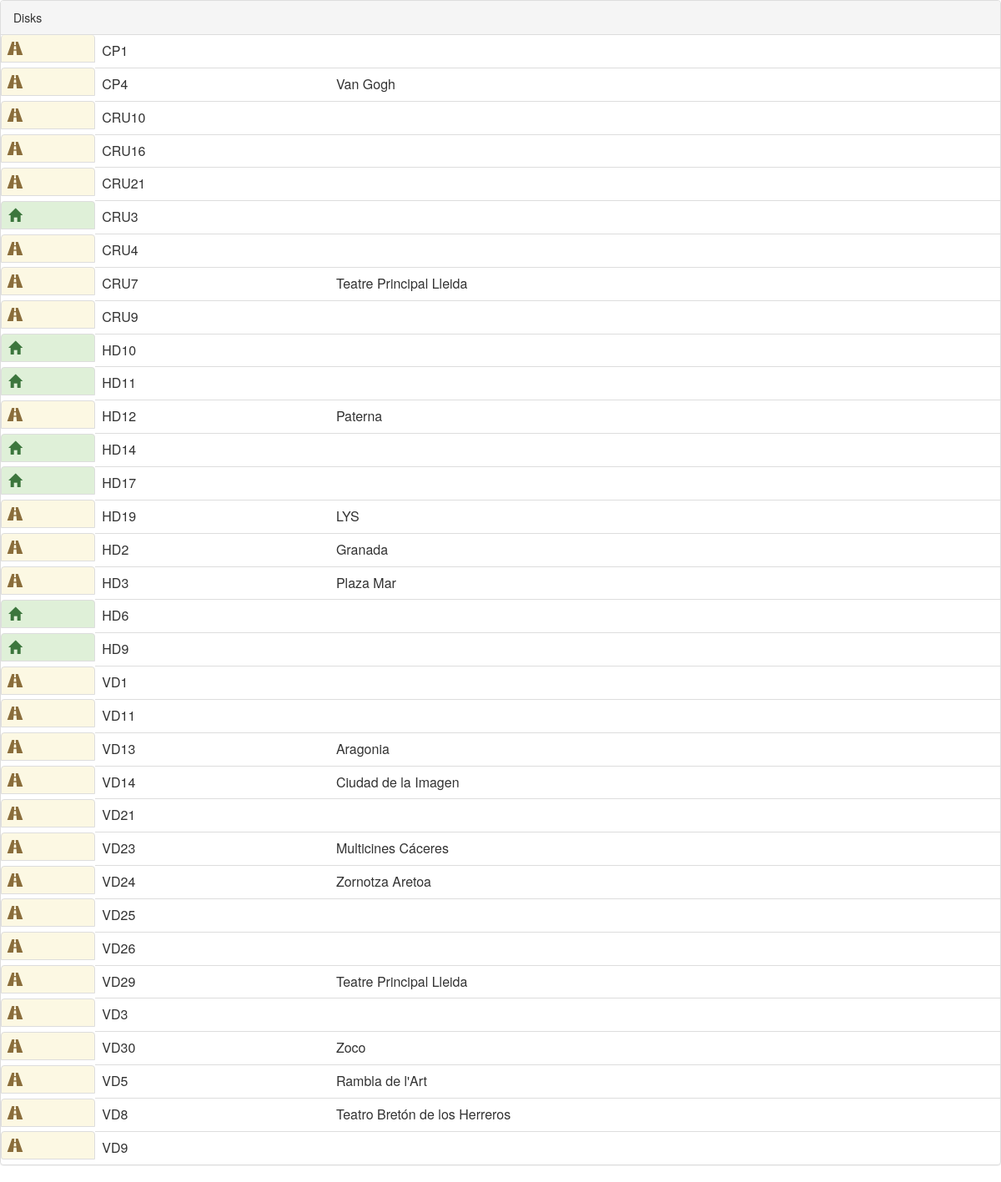
/disks/, run on the app's committed database.
### disciple/models.py (models this page shows, shortened)
class Disk(models.Model):
    class Meta:
        ordering = ('name',)
    name = models.CharField(max_length=8)
    in_transit = models.BooleanField(_(u"out of office?"), default=False)
    capacity = models.PositiveIntegerField(null=True, blank=True)
    def sent_to(self):
        if self.in_transit:
            dispatch = Dispatch.objects.filter(disk=self.id).first()
            if dispatch:
                return dispatch.client.name
        return ""
    def __str__(self):
        return "{}".format(self.name)

class Dispatch(models.Model):
    date = models.DateField()
    disk = models.ForeignKey(Disk)
    client = models.ForeignKey(Client)

### boola/models.py (models this page shows, shortened)
class Client(models.Model):
    class Meta:
        ordering = ('name',)
    name = models.CharField(max_length=255)
    email = models.CharField(max_length=128, null=True, blank=True)
    vat = models.CharField(max_length=32, null=True, blank=True)

### disciple/views.py (the view)
# urls.py: url(r'^disks/$', DiskListView.as_view()),
class DiskListView(ListView):
    model = Disk
    template_name = "disks.html"
    def get_context_data(self, **kwargs):
        context = super(DiskListView, self).get_context_data(**kwargs)
        print(">>>>>> %s" % context)
        return context

### disciple/templates/disks.html (shortened to what this page needs)
{% load bootstrap3 %}
{% bootstrap_css %}
<div class="panel panel-default">
    <div class="panel-heading">Disks</div>
     <table class="table">
    {% for disk in object_list %}
        <tr>
            {% if disk.in_transit %}
            <td class="list-group-item list-group-item-warning">
                <span class="glyphicon glyphicon-road" aria-hidden="true"></span>
            </td>
            {% else %}
            <td class="list-group-item list-group-item-success">
                <span class="glyphicon glyphicon-home" aria-hidden="true"></span>
            </td>
            {% endif %}
            <td>{{ disk.name  }}</td>
            <td>{{ disk.content  }}</td>
            <td>{{ disk.sent_to  }}</td>
            <td>{{ disk.kk  }}</td>
        </tr>
    {% endfor %}
    </table>
</div>

### data on the page
Disk: in_transit True (drawn), name "CP1"
Disk: name "CP4", sent_to "Van Gogh"
Disk: in_transit True (drawn), name "CRU10"
Disk: in_transit True (drawn), name "CRU16"
Disk: in_transit True (drawn), name "CRU21"
Disk: in_transit False (drawn), name "CRU3"
Disk: in_transit True (drawn), name "CRU4"
Disk: name "CRU7", sent_to "Teatre Principal Lleida"
Disk: in_transit True (drawn), name "CRU9"
Disk: in_transit False (drawn), name "HD10"
Disk: in_transit False (drawn), name "HD11"
Disk: name "HD12", sent_to "Paterna"
Disk: in_transit False (drawn), name "HD14"
Disk: in_transit False (drawn), name "HD17"
Disk: name "HD19", sent_to "LYS"
Disk: name "HD2", sent_to "Granada"
Disk: name "HD3", sent_to "Plaza Mar"
Disk: in_transit False (drawn), name "HD6"
Disk: in_transit False (drawn), name "HD9"
Disk: in_transit True (drawn), name "VD1"
Disk: in_transit True (drawn), name "VD11"
Disk: name "VD13", sent_to "Aragonia"
Disk: name "VD14", sent_to "Ciudad de la Imagen"
Disk: in_transit True (drawn), name "VD21"
Disk: name "VD23", sent_to "Multicines Cáceres"
Disk: name "VD24", sent_to "Zornotza Aretoa"
Disk: in_transit True (drawn), name "VD25"
Disk: in_transit True (drawn), name "VD26"
Disk: name "VD29", sent_to "Teatre Principal Lleida"
Disk: in_transit True (drawn), name "VD3"
Disk: name "VD30", sent_to "Zoco"
Disk: name "VD5", sent_to "Rambla de l'Art"
Disk: name "VD8", sent_to "Teatro Bretón de los Herreros"
Disk: in_transit True (drawn), name "VD9"
